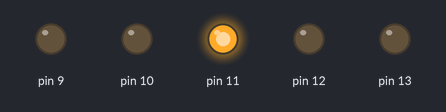
Recording of a sketch running on a simulated Arduino Uno, built with avr-gcc and run on an emulated ATmega328P. Shown: output pins drawn as LEDs (lit = HIGH). Random numbers use the default seed unless the sketch sets one.

Above: at 0.2 s.
At 2.2 s:
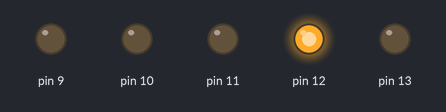
At 5.6 s:
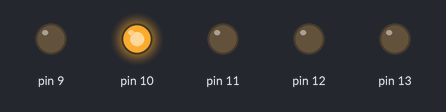
At 22.3 s:
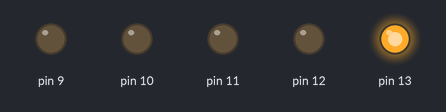
At 30.47 s:
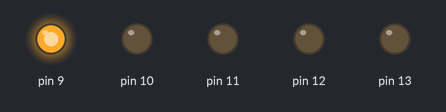
At 31.8 s:
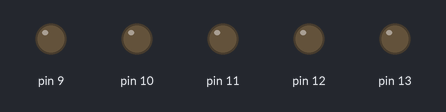
Timing chart, 0 to 40.0 s (numbered marks = the images above):
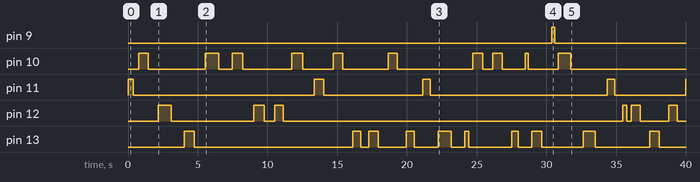

Measured:
- by itself, pin 9: LOW → HIGH at 30.4 s, → LOW 0.23 s later
- by itself, pin 10: LOW → HIGH at 0.77 s, → LOW 0.69 s later, → HIGH 4.1 s later, → LOW 0.97 s later, … (20 changes in this stretch)
- by itself, pin 11: LOW → HIGH at 0.02 s, → LOW 0.37 s later, → HIGH 13.0 s later, → LOW 0.67 s later, … (9 changes in this stretch)
- by itself, pin 12: LOW → HIGH at 2.2 s, → LOW 0.91 s later, → HIGH 5.9 s later, → LOW 0.74 s later, … (12 changes in this stretch)
- by itself, pin 13: LOW → HIGH at 4.0 s, → LOW 0.74 s later, → HIGH 11.4 s later, → LOW 0.55 s later, … (20 changes in this stretch)

The sketch:

RandomLed.ino
```cpp
// C++ code
//

int x = 0;
int p= 0;
int d = 0;
void setup()
{
  pinMode(13, OUTPUT);
  pinMode(12, OUTPUT);
  pinMode(11, OUTPUT);
  pinMode(10, OUTPUT);
  pinMode(9,  OUTPUT);
  randomSeed(analogRead(0));

}

void loop()
{
  for ( x = 0; x<=100; x = x+1)
   {p = random(9,14);}
 for ( x = 0; x<=100; x = x+1)
   { d = random(200,1000);}


  digitalWrite(p, HIGH);
     delay(d);
     digitalWrite(p, LOW);
     delay(d);


}
```
